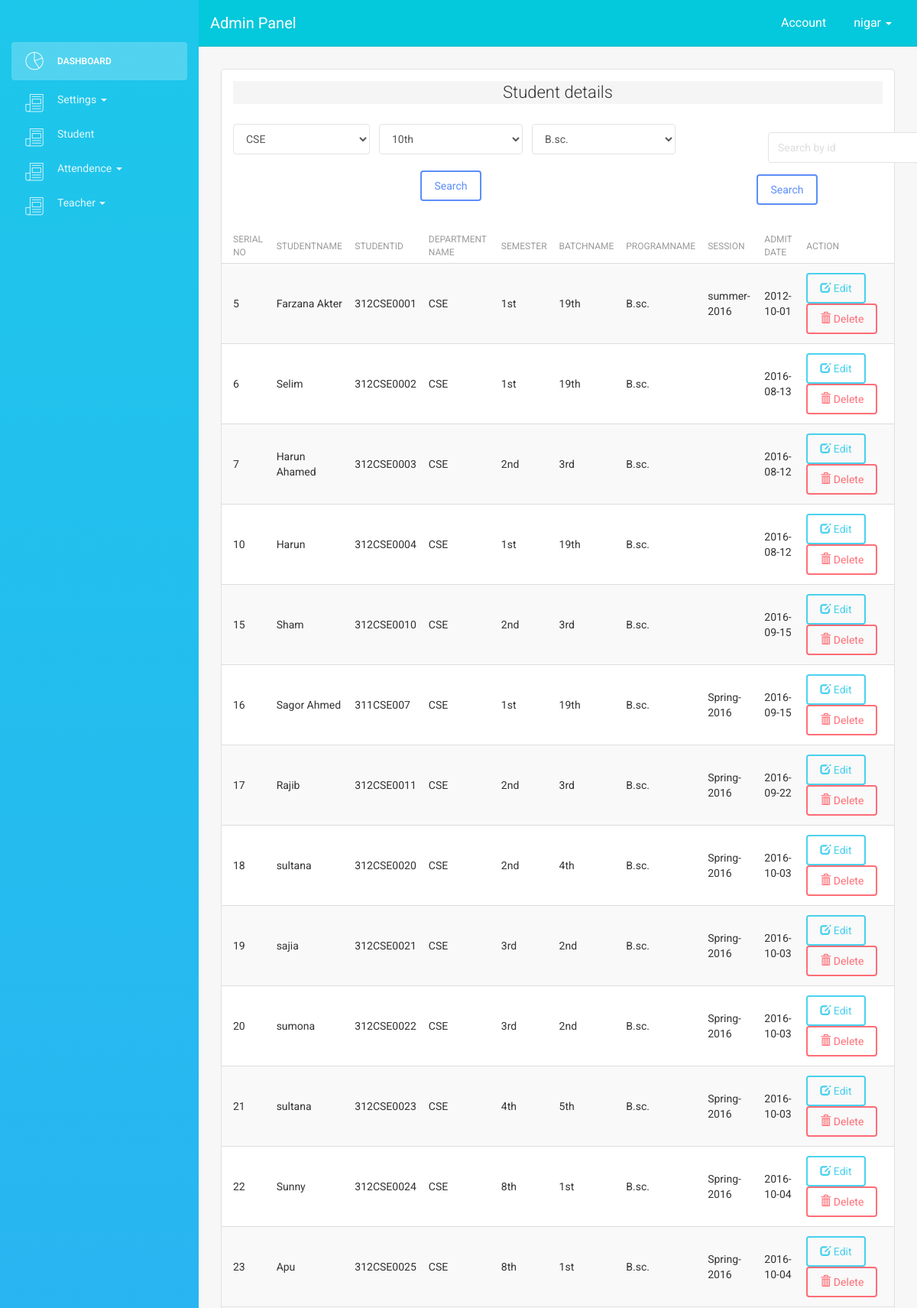
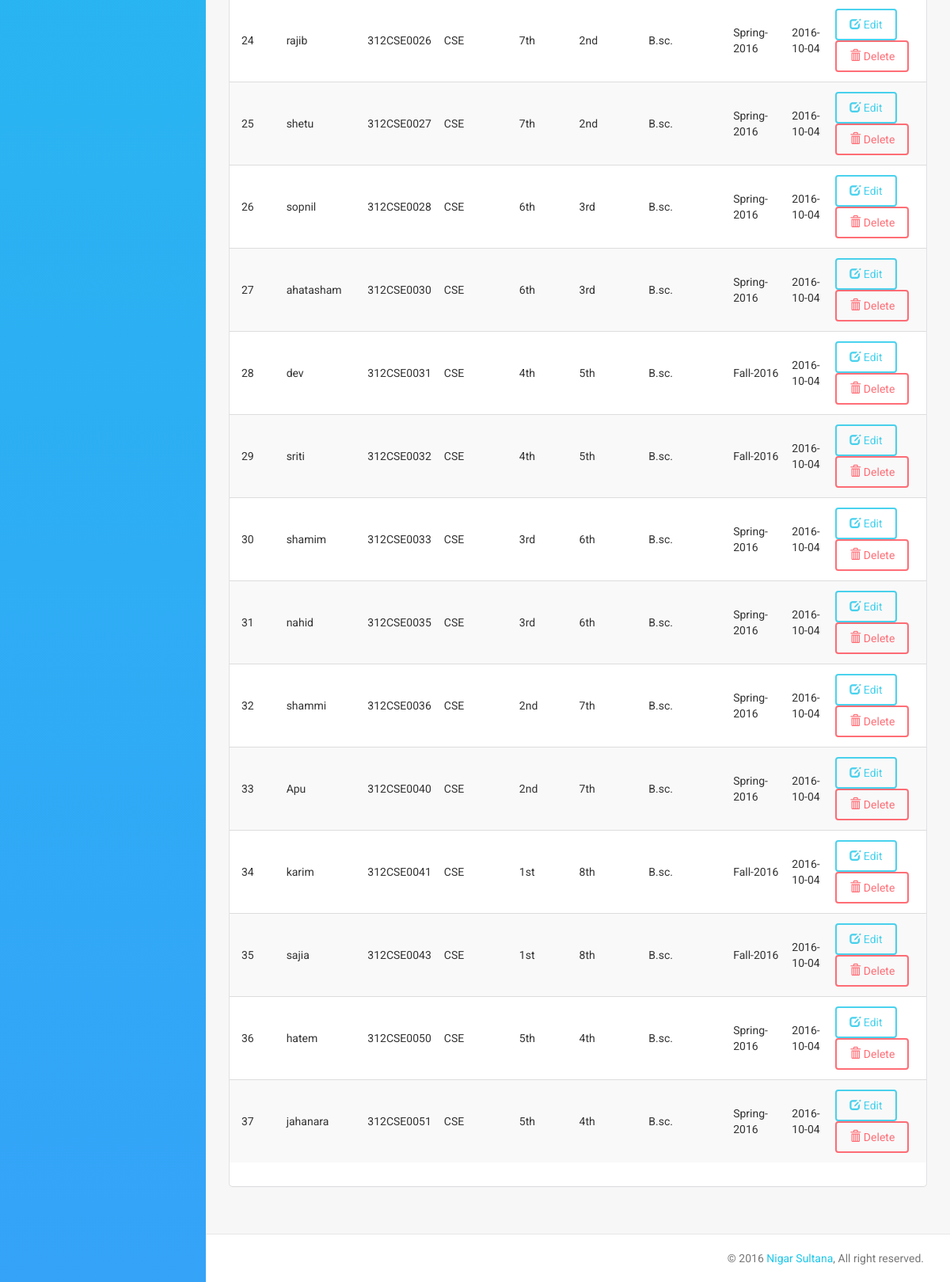
/admin/student.php (signed in), run on the app's committed database (2 pictures, top to bottom).
### tables this page shows
CREATE TABLE `student` (
  `serial_no` int(11) NOT NULL,
  `studentname` varchar(100) NOT NULL,
  `studentid` varchar(20) NOT NULL,
  `departmentname` varchar(20) NOT NULL,
  `semester` varchar(100) NOT NULL,
  `batchname` varchar(20) NOT NULL,
  `programname` varchar(20) NOT NULL,
  `password` varchar(45) NOT NULL,
  `session` varchar(100) NOT NULL,
  `admit_date` date NOT NULL
);

### admin/student.php (the view, shortened to what this page needs)
<?php include("../include/admin_header.php"); ?>
        <div class="content">
            <div class="container-fluid">
                    <div class="row">
                    <div class="col-md-12">
                        <div class="card">
                            <div class="header">
                                   <h4 class="title text-center" style="background-color:whitesmoke; ">Student details</h4>
			<div class="row">
								   <form role="form" action="" method="post" class="login-form" style="width:600px;margin-top:20px; margin-left:px;">
								<div class="col-md-4">
			                        <div class="form-group" >
			                        	<select class="form-control" name="departmentid">
	              <?php  $result_th=mysqli_query($con,"select * from department");
    $row_th=mysqli_fetch_array($result_th);
    do
    {
        echo '<option value="'.$row_th['departmentname'].'">'.$row_th['departmentname'].'</option>';
    }while ($row_th=mysqli_fetch_array($result_th)); ?>
	              </select>
			                        </div>
			                        </div>
			                    	<div class="col-md-4">
			                        <div class="form-group" >
			                        	<select class="form-control" name="batchid">
	              <?php $result_bch=mysqli_query($con,"select * from batch");
    $row_bch=mysqli_fetch_array($result_bch);
    do
    {
        echo '<option value="'.$row_bch['batchtitle'].'">'.$row_bch['batchtitle'].'</option>';
    }while ($row_bch=mysqli_fetch_array($result_bch)); ?>
	              </select>
			                        </div>
			                        </div>
									<div class="col-md-4">
			                        <div class="form-group" >
			                        	<select class="form-control" name="programid">
	              <?php  $result_pro=mysqli_query($con,"select * from program");
    $row_pro=mysqli_fetch_array($result_pro);
    do
    {
        echo '<option value="'.$row_pro['programtitle'].'">'.$row_pro['programtitle'].'</option>';
    }while ($row_pro=mysqli_fetch_array($result_pro)); ?>
	              </select>
			                        </div>
			                        </div>
                    <p class="text-center " >
                        <input type="submit" class="btn btn-primary" name="dsearch" value="Search"/>
						</p>
            </form>
			</div>
								<form role="form" action="" method="post" class="login-form" style="margin-top:-100px;">
								<tr><td>
			                        <div class="form-group" style="width:300px; margin-left:700px;">
			                        	<input type="text" name="result" placeholder="Search by id"
										class="form-password form-control" id="form-password" />
			                        </div></td>
									</tr>
                    <p class="text-center " style=" margin-left:600px;">
                        <input type="submit" class="btn btn-primary" name="Search" value="Search"/>
						</p>
            </form>
                            </div>
                            <div class="content table-responsive table-full-width">
                                <table class="table table-hover table-striped">
                                    <thead>
										<th>Serial No</th>
                                        <th>StudentName</th>
                                    	<th>Studentid</th>
                                    	<th>Department Name</th>
                                    	<th>Semester</th>
                                    	<th>batchname</th>
                                    	<th>programname</th>
                                    	<th>Session</th>
                                    	<th>Admit Date</th>
										<th>Action</th>
                                    </thead>
                                    <tbody>
									<?php
									if(isset($_POST['dsearch'])){
										$term1=$_POST['departmentid'];
										$term2=$_POST['batchid'];
										$term3=$_POST['programid'];
										$searchquery=mysqli_query($con,"SELECT * FROM student WHERE (departmentname= '$term1'  AND batchname='$term2' AND
									programname='$term3')	");
										while($row=mysqli_fetch_array($searchquery)){
											$id=$row['serial_no'];
											?>
											<tr>
										     <td><?php echo "$row[serial_no]";?></td>
										     <td><?php echo "$row[studentname]";?></td>
                                        	<td><?php echo "$row[studentid]";?></td>
                                        	<td><?php echo "$row[departmentname]";?></td>
                                        	<td><?php echo "$row[semester]";?></td>
                                        	<td><?php echo "$row[batchname]";?></td>
                                        	<td><?php echo "$row[programname]";?></td>
                                        	<td><?php echo "$row[session]";?></td>
                                        	<td><?php echo "$row[admit_date]";?></td>
                                        	<td class="center">
            <a class="btn btn-info" href="<?php echo "student.php?edit=$id";?>">
                <i class="glyphicon glyphicon-edit icon-white"></i>
                Edit
            </a>
            <a class="btn btn-danger" href="<?php echo "student.php?delete=$id";?>">
                <i class="glyphicon glyphicon-trash icon-white"></i>
                Delete
            </a>
        </td>
                                        </tr>
										<?php
										}
										?>
											<?php
									}
									else {
									?>
									<?php
$sql=mysqli_query($con,"select * from student  ");
while($row=mysqli_fetch_array($sql)){
			$id=$row['serial_no'];
											?>
                                        <tr>
										     <td><?php echo "$row[serial_no]";?></td>
											 <td><?php echo "$row[studentname]";?></td>
										     <td><?php echo "$row[studentid]";?></td>
                                        	<td><?php echo "$row[departmentname]";?></td>
											<td><?php echo "$row[semester]";?></td>
                                        	<td><?php echo "$row[batchname]";?></td>
                                        	<td><?php echo "$row[programname]";?></td>
                                        	<td><?php echo "$row[session]";?></td>
                                        	<td><?php echo "$row[admit_date]";?></td>
                                        	<td class="center">
            <a class="btn btn-info" href="<?php echo "student.php?edit=$id";?>">
                <i class="glyphicon glyphicon-edit icon-white"></i>
                Edit
            </a>
            <a class="btn btn-danger" href="<?php echo "student.php?delete=$id";?>">
                <i class="glyphicon glyphicon-trash icon-white"></i>
                Delete
            </a>
        </td>
                                        </tr>
										<?php
										}
									}
									?>
                                    </tbody>
                                </table>
                            </div>
                        </div>
                    </div>
                </div>
            </div>
        </div>
<?php include("../include/admin_footer.php"); ?>

### data on the page
student: serial_no "5", studentname "Farzana Akter", studentid "312CSE0001", departmentname "CSE", semester "1st", batchname "19th", programname "B.sc.", session "summer-2016", admit_date "2012-10-01"
student: serial_no "6", studentname "Selim", studentid "312CSE0002", departmentname "CSE", semester "1st", batchname "19th", programname "B.sc.", admit_date "2016-08-13"
student: serial_no "7", studentname "Harun Ahamed", studentid "312CSE0003", departmentname "CSE", semester "2nd", batchname "3rd", programname "B.sc.", admit_date "2016-08-12"
student: serial_no "10", studentname "Harun", studentid "312CSE0004", departmentname "CSE", semester "1st", batchname "19th", programname "B.sc.", admit_date "2016-08-12"
student: serial_no "15", studentname "Sham", studentid "312CSE0010", departmentname "CSE", semester "2nd", batchname "3rd", programname "B.sc.", admit_date "2016-09-15"
student: serial_no "16", studentname "Sagor Ahmed", studentid "311CSE007", departmentname "CSE", semester "1st", batchname "19th", programname "B.sc.", session "Spring-2016", admit_date "2016-09-15"
student: serial_no "17", studentname "Rajib", studentid "312CSE0011", departmentname "CSE", semester "2nd", batchname "3rd", programname "B.sc.", session "Spring-2016", admit_date "2016-09-22"
student: serial_no "18", studentname "sultana", studentid "312CSE0020", departmentname "CSE", semester "2nd", batchname "4th", programname "B.sc.", session "Spring-2016", admit_date "2016-10-03"
student: serial_no "19", studentname "sajia", studentid "312CSE0021", departmentname "CSE", semester "3rd", batchname "2nd", programname "B.sc.", session "Spring-2016", admit_date "2016-10-03"
student: serial_no "20", studentname "sumona", studentid "312CSE0022", departmentname "CSE", semester "3rd", batchname "2nd", programname "B.sc.", session "Spring-2016", admit_date "2016-10-03"
student: serial_no "21", studentname "sultana", studentid "312CSE0023", departmentname "CSE", semester "4th", batchname "5th", programname "B.sc.", session "Spring-2016", admit_date "2016-10-03"
student: serial_no "22", studentname "Sunny", studentid "312CSE0024", departmentname "CSE", semester "8th", batchname "1st", programname "B.sc.", session "Spring-2016", admit_date "2016-10-04"
student: serial_no "23", studentname "Apu", studentid "312CSE0025", departmentname "CSE", semester "8th", batchname "1st", programname "B.sc.", session "Spring-2016", admit_date "2016-10-04"
student: serial_no "24", studentname "rajib", studentid "312CSE0026", departmentname "CSE", semester "7th", batchname "2nd", programname "B.sc.", session "Spring-2016", admit_date "2016-10-04"
student: serial_no "25", studentname "shetu", studentid "312CSE0027", departmentname "CSE", semester "7th", batchname "2nd", programname "B.sc.", session "Spring-2016", admit_date "2016-10-04"
student: serial_no "26", studentname "sopnil", studentid "312CSE0028", departmentname "CSE", semester "6th", batchname "3rd", programname "B.sc.", session "Spring-2016", admit_date "2016-10-04"
student: serial_no "27", studentname "ahatasham", studentid "312CSE0030", departmentname "CSE", semester "6th", batchname "3rd", programname "B.sc.", session "Spring-2016", admit_date "2016-10-04"
student: serial_no "28", studentname "dev", studentid "312CSE0031", departmentname "CSE", semester "4th", batchname "5th", programname "B.sc.", session "Fall-2016", admit_date "2016-10-04"
student: serial_no "29", studentname "sriti", studentid "312CSE0032", departmentname "CSE", semester "4th", batchname "5th", programname "B.sc.", session "Fall-2016", admit_date "2016-10-04"
student: serial_no "30", studentname "shamim", studentid "312CSE0033", departmentname "CSE", semester "3rd", batchname "6th", programname "B.sc.", session "Spring-2016", admit_date "2016-10-04"
student: serial_no "31", studentname "nahid", studentid "312CSE0035", departmentname "CSE", semester "3rd", batchname "6th", programname "B.sc.", session "Spring-2016", admit_date "2016-10-04"
student: serial_no "32", studentname "shammi", studentid "312CSE0036", departmentname "CSE", semester "2nd", batchname "7th", programname "B.sc.", session "Spring-2016", admit_date "2016-10-04"
student: serial_no "33", studentname "Apu", studentid "312CSE0040", departmentname "CSE", semester "2nd", batchname "7th", programname "B.sc.", session "Spring-2016", admit_date "2016-10-04"
student: serial_no "34", studentname "karim", studentid "312CSE0041", departmentname "CSE", semester "1st", batchname "8th", programname "B.sc.", session "Fall-2016", admit_date "2016-10-04"
student: serial_no "35", studentname "sajia", studentid "312CSE0043", departmentname "CSE", semester "1st", batchname "8th", programname "B.sc.", session "Fall-2016", admit_date "2016-10-04"
student: serial_no "36", studentname "hatem", studentid "312CSE0050", departmentname "CSE", semester "5th", batchname "4th", programname "B.sc.", session "Spring-2016", admit_date "2016-10-04"
student: serial_no "37", studentname "jahanara", studentid "312CSE0051", departmentname "CSE", semester "5th", batchname "4th", programname "B.sc.", session "Spring-2016", admit_date "2016-10-04"

### other printed values
$username "nigar"
form field departmentid "CSE"
form field batchid "10th"
form field programid "B.sc."
